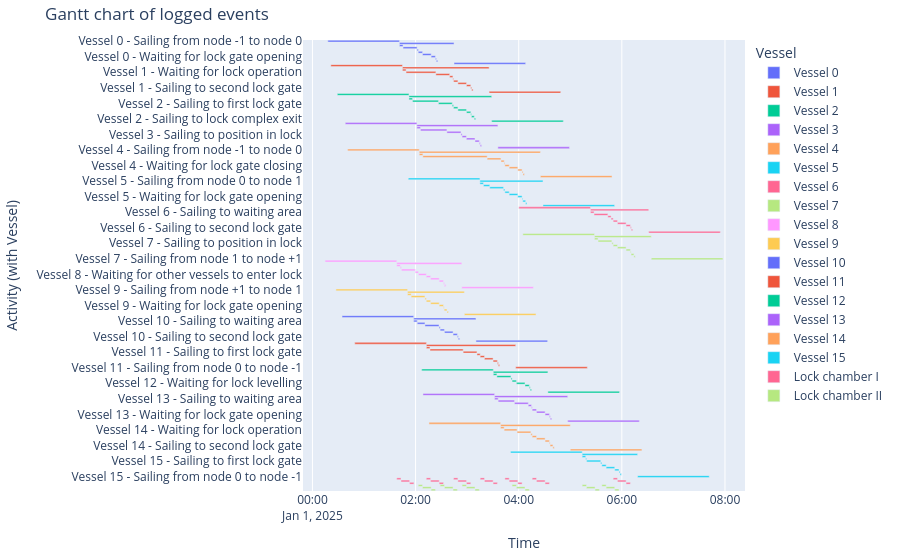

Source (notebook cell):
### Markdown cell above
##### Gantt chart of event table
We can create a gantt chart of all the objects:

### Code cell
df_eventtable = logbook2eventtable([*vessels, lock_chamber_I, lock_chamber_II])
fig = generate_vessel_gantt_chart(df_eventtable)

### Figure 1 — Plotly figure (JSON) as saved in the notebook; plotly's stock layout.template omitted (floating-point values rounded to 4 significant figures)
{"data": [{"base": ["2025-01-01T00:17:55.000000", "2025-01-01T01:41:15.000000", "2025-01-01T01:41:15.000000", "2025-01-01T01:45:25.000000", "2025-01-01T02:01:46.000000", "2025-01-01T02:03:07.000000", "2025-01-01T02:08:07.000000", "2025-01-01T02:18:07.000000", "2025-01-01T02:23:07.000000", "2025-01-01T02:24:12.000000", "2025-01-01T02:44:44.000000"], "hovertemplate": "object name=Vessel 0<br>start time=%{base}<br>stop time=%{x}<br>activity label=%{y}<extra></extra>", "legendgroup": "Vessel 0", "marker": {"color": "#636efa", "pattern": {"shape": ""}}, "name": "Vessel 0", "orientation": "h", "showlegend": true, "textposition": "auto", "type": "bar", "x": [5000000, 3809000, 250000, 981000, 81000, 300000, 600000, 300000, 65000, 93000, 5000000], "xaxis": "x", "y": ["Vessel 0 - Sailing from node -1 to node 0", "Vessel 0 - Sailing from node 0 to node 1", "Vessel 0 - Sailing to waiting area", "Vessel 0 - Sailing to first lock gate", "Vessel 0 - Sailing to position in lock", "Vessel 0 - Waiting for lock gate closing", "Vessel 0 - Waiting for lock levelling", "Vessel 0 - Waiting for lock gate opening", "Vessel 0 - Sailing to second lock gate", "Vessel 0 - Sailing to lock complex exit", "Vessel 0 - Sailing from node 1 to node +1"], "yaxis": "y"}, {"base": ["2025-01-01T00:21:25.000000", "2025-01-01T01:44:45.000000", "2025-01-01T01:44:45.000000", "2025-01-01T01:48:55.000000", "2025-01-01T02:23:37.000000", "2025-01-01T02:39:40.000000", "2025-01-01T02:43:26.000000", "2025-01-01T02:44:14.000000", "2025-01-01T02:49:14.000000", "2025-01-01T02:59:14.000000", "2025-01-01T03:04:14.000000", "2025-01-01T03:05:20.000000", "2025-01-01T03:25:33.000000"], "hovertemplate": "object name=Vessel 1<br>start time=%{base}<br>stop time=%{x}<br>activity label=%{y}<extra></extra>", "legendgroup": "Vessel 1", "marker": {"color": "#EF553B", "pattern": {"shape": ""}}, "name": "Vessel 1", "orientation": "h", "showlegend": true, "textposition": "auto", "type": "bar", "x": [5000000, 6048000, 250000, 2082000, 963000, 226000, 48000, 300000, 600000, 300000, 66000, 93000, 5000000], "xaxis": "x", "y": ["Vessel 1 - Sailing from node -1 to node 0", "Vessel 1 - Sailing from node 0 to node 1", "Vessel 1 - Sailing to waiting area", "Vessel 1 - Waiting for lock operation", "Vessel 1 - Sailing to first lock gate", "Vessel 1 - Sailing to position in lock", "Vessel 1 - Waiting for other vessels to enter lock", "Vessel 1 - Waiting for lock gate closing", "Vessel 1 - Waiting for lock levelling", "Vessel 1 - Waiting for lock gate opening", "Vessel 1 - Sailing to second lock gate", "Vessel 1 - Sailing to lock complex exit", "Vessel 1 - Sailing from node 1 to node +1"], "yaxis": "y"}, {"base": ["2025-01-01T00:28:58.000000", "2025-01-01T01:52:18.000000", "2025-01-01T01:52:18.000000", "2025-01-01T01:56:28.000000", "2025-01-01T02:26:37.000000", "2025-01-01T02:42:40.000000", "2025-01-01T02:44:14.000000", "2025-01-01T02:49:14.000000", "2025-01-01T02:59:14.000000", "2025-01-01T03:04:14.000000", "2025-01-01T03:05:03.000000", "2025-01-01T03:08:20.000000", "2025-01-01T03:28:33.000000"], "hovertemplate": "object name=Vessel 2<br>start time=%{base}<br>stop time=%{x}<br>activity label=%{y}<extra></extra>", "legendgroup": "Vessel 2", "marker": {"color": "#00cc96", "pattern": {"shape": ""}}, "name": "Vessel 2", "orientation": "h", "showlegend": true, "textposition": "auto", "type": "bar", "x": [5000000, 5775000, 250000, 1809000, 963000, 94000, 300000, 600000, 300000, 49000, 197000, 93000, 5000000], "xaxis": "x", "y": ["Vessel 2 - Sailing from node -1 to node 0", "Vessel 2 - Sailing from node 0 to node 1", "Vessel 2 - Sailing to waiting area", "Vessel 2 - Waiting for lock operation", "Vessel 2 - Sailing to first lock gate", "Vessel 2 - Sailing to position in lock", "Vessel 2 - Waiting for lock gate closing", "Vessel 2 - Waiting for lock levelling", "Vessel 2 - Waiting for lock gate opening", "Vessel 2 - Waiting for other vessels to leave lock", "Vessel 2 - Sailing to second lock gate", "Vessel 2 - Sailing to lock complex exit", "Vessel 2 - Sailing from node 1 to node +1"], "yaxis": "y"}, {"base": ["2025-01-01T00:38:13.000000", "2025-01-01T02:01:33.000000", "2025-01-01T02:01:33.000000", "2025-01-01T02:05:43.000000", "2025-01-01T02:36:26.000000", "2025-01-01T02:52:48.000000", "2025-01-01T02:54:08.000000", "2025-01-01T02:59:08.000000", "2025-01-01T03:09:08.000000", "2025-01-01T03:14:08.000000", "2025-01-01T03:15:14.000000", "2025-01-01T03:35:46.000000"], "hovertemplate": "object name=Vessel 3<br>start time=%{base}<br>stop time=%{x}<br>activity label=%{y}<extra></extra>", "legendgroup": "Vessel 3", "marker": {"color": "#ab63fa", "pattern": {"shape": ""}}, "name": "Vessel 3", "orientation": "h", "showlegend": true, "textposition": "auto", "type": "bar", "x": [5000000, 5653000, 250000, 1843000, 982000, 80000, 300000, 600000, 300000, 66000, 92000, 5000000], "xaxis": "x", "y": ["Vessel 3 - Sailing from node -1 to node 0", "Vessel 3 - Sailing from node 0 to node 1", "Vessel 3 - Sailing to waiting area", "Vessel 3 - Waiting for lock operation", "Vessel 3 - Sailing to first lock gate", "Vessel 3 - Sailing to position in lock", "Vessel 3 - Waiting for lock gate closing", "Vessel 3 - Waiting for lock levelling", "Vessel 3 - Waiting for lock gate opening", "Vessel 3 - Sailing to second lock gate", "Vessel 3 - Sailing to lock complex exit", "Vessel 3 - Sailing from node 1 to node +1"], "yaxis": "y"}, {"base": ["2025-01-01T00:40:58.000000", "2025-01-01T02:04:18.000000", "2025-01-01T02:04:18.000000", "2025-01-01T02:08:28.000000", "2025-01-01T03:23:18.000000", "2025-01-01T03:39:22.000000", "2025-01-01T03:43:08.000000", "2025-01-01T03:43:56.000000", "2025-01-01T03:48:56.000000", "2025-01-01T03:58:56.000000", "2025-01-01T04:03:56.000000", "2025-01-01T04:05:02.000000", "2025-01-01T04:25:15.000000"], "hovertemplate": "object name=Vessel 4<br>start time=%{base}<br>stop time=%{x}<br>activity label=%{y}<extra></extra>", "legendgroup": "Vessel 4", "marker": {"color": "#FFA15A", "pattern": {"shape": ""}}, "name": "Vessel 4", "orientation": "h", "showlegend": true, "textposition": "auto", "type": "bar", "x": [5000000, 8457000, 250000, 4490000, 964000, 226000, 48000, 300000, 600000, 300000, 66000, 92000, 5000000], "xaxis": "x", "y": ["Vessel 4 - Sailing from node -1 to node 0", "Vessel 4 - Sailing from node 0 to node 1", "Vessel 4 - Sailing to waiting area", "Vessel 4 - Waiting for lock operation", "Vessel 4 - Sailing to first lock gate", "Vessel 4 - Sailing to position in lock", "Vessel 4 - Waiting for other vessels to enter lock", "Vessel 4 - Waiting for lock gate closing", "Vessel 4 - Waiting for lock levelling", "Vessel 4 - Waiting for lock gate opening", "Vessel 4 - Sailing to second lock gate", "Vessel 4 - Sailing to lock complex exit", "Vessel 4 - Sailing from node 1 to node +1"], "yaxis": "y"}, {"base": ["2025-01-01T01:51:31.000000", "2025-01-01T03:14:51.000000", "2025-01-01T03:14:51.000000", "2025-01-01T03:19:01.000000", "2025-01-01T03:26:18.000000", "2025-01-01T03:42:22.000000", "2025-01-01T03:43:56.000000", "2025-01-01T03:48:56.000000", "2025-01-01T03:58:56.000000", "2025-01-01T04:03:56.000000", "2025-01-01T04:04:45.000000", "2025-01-01T04:08:02.000000", "2025-01-01T04:28:15.000000"], "hovertemplate": "object name=Vessel 5<br>start time=%{base}<br>stop time=%{x}<br>activity label=%{y}<extra></extra>", "legendgroup": "Vessel 5", "marker": {"color": "#19d3f3", "pattern": {"shape": ""}}, "name": "Vessel 5", "orientation": "h", "showlegend": true, "textposition": "auto", "type": "bar", "x": [5000000, 4404000, 250000, 437000, 964000, 94000, 300000, 600000, 300000, 49000, 197000, 92000, 5000000], "xaxis": "x", "y": ["Vessel 5 - Sailing from node -1 to node 0", "Vessel 5 - Sailing from node 0 to node 1", "Vessel 5 - Sailing to waiting area", "Vessel 5 - Waiting for lock operation", "Vessel 5 - Sailing to first lock gate", "Vessel 5 - Sailing to position in lock", "Vessel 5 - Waiting for lock gate closing", "Vessel 5 - Waiting for lock levelling", "Vessel 5 - Waiting for lock gate opening", "Vessel 5 - Waiting for other vessels to leave lock", "Vessel 5 - Sailing to second lock gate", "Vessel 5 - Sailing to lock complex exit", "Vessel 5 - Sailing from node 1 to node +1"], "yaxis": "y"}, {"base": ["2025-01-01T04:00:10.000000", "2025-01-01T05:23:30.000000", "2025-01-01T05:23:30.000000", "2025-01-01T05:27:40.000000", "2025-01-01T05:43:43.000000", "2025-01-01T05:47:29.000000", "2025-01-01T05:49:56.000000", "2025-01-01T05:54:56.000000", "2025-01-01T06:04:56.000000", "2025-01-01T06:09:56.000000", "2025-01-01T06:11:02.000000", "2025-01-01T06:31:15.000000"], "hovertemplate": "object name=Vessel 6<br>start time=%{base}<br>stop time=%{x}<br>activity label=%{y}<extra></extra>", "legendgroup": "Vessel 6", "marker": {"color": "#FF6692", "pattern": {"shape": ""}}, "name": "Vessel 6", "orientation": "h", "showlegend": true, "textposition": "auto", "type": "bar", "x": [5000000, 4065000, 250000, 963000, 226000, 147000, 300000, 600000, 300000, 66000, 93000, 5000000], "xaxis": "x", "y": ["Vessel 6 - Sailing from node -1 to node 0", "Vessel 6 - Sailing from node 0 to node 1", "Vessel 6 - Sailing to waiting area", "Vessel 6 - Sailing to first lock gate", "Vessel 6 - Sailing to position in lock", "Vessel 6 - Waiting for other vessels to enter lock", "Vessel 6 - Waiting for lock gate closing", "Vessel 6 - Waiting for lock levelling", "Vessel 6 - Waiting for lock gate opening", "Vessel 6 - Sailing to second lock gate", "Vessel 6 - Sailing to lock complex exit", "Vessel 6 - Sailing from node 1 to node +1"], "yaxis": "y"}, {"base": ["2025-01-01T04:04:49.000000", "2025-01-01T05:28:09.000000", "2025-01-01T05:28:09.000000", "2025-01-01T05:32:19.000000", "2025-01-01T05:48:22.000000", "2025-01-01T05:49:56.000000", "2025-01-01T05:54:56.000000", "2025-01-01T06:04:56.000000", "2025-01-01T06:09:56.000000", "2025-01-01T06:10:45.000000", "2025-01-01T06:14:02.000000", "2025-01-01T06:34:15.000000"], "hovertemplate": "object name=Vessel 7<br>start time=%{base}<br>stop time=%{x}<br>activity label=%{y}<extra></extra>", "legendgroup": "Vessel 7", "marker": {"color": "#B6E880", "pattern": {"shape": ""}}, "name": "Vessel 7", "orientation": "h", "showlegend": true, "textposition": "auto", "type": "bar", "x": [5000000, 3966000, 250000, 963000, 94000, 300000, 600000, 300000, 49000, 197000, 93000, 5000000], "xaxis": "x", "y": ["Vessel 7 - Sailing from node -1 to node 0", "Vessel 7 - Sailing from node 0 to node 1", "Vessel 7 - Sailing to waiting area", "Vessel 7 - Sailing to first lock gate", "Vessel 7 - Sailing to position in lock", "Vessel 7 - Waiting for lock gate closing", "Vessel 7 - Waiting for lock levelling", "Vessel 7 - Waiting for lock gate opening", "Vessel 7 - Waiting for other vessels to leave lock", "Vessel 7 - Sailing to second lock gate", "Vessel 7 - Sailing to lock complex exit", "Vessel 7 - Sailing from node 1 to node +1"], "yaxis": "y"}, {"base": ["2025-01-01T00:14:44.000000", "2025-01-01T01:38:04.000000", "2025-01-01T01:38:04.000000", "2025-01-01T01:42:14.000000", "2025-01-01T01:43:34.000000", "2025-01-01T01:59:37.000000", "2025-01-01T02:03:23.000000", "2025-01-01T02:12:29.000000", "2025-01-01T02:17:29.000000", "2025-01-01T02:27:29.000000", "2025-01-01T02:32:29.000000", "2025-01-01T02:33:35.000000", "2025-01-01T02:53:48.000000"], "hovertemplate": "object name=Vessel 8<br>start time=%{base}<br>stop time=%{x}<br>activity label=%{y}<extra></extra>", "legendgroup": "Vessel 8", "marker": {"color": "#FF97FF", "pattern": {"shape": ""}}, "name": "Vessel 8", "orientation": "h", "showlegend": true, "textposition": "auto", "type": "bar", "x": [5000000, 4544000, 250000, 80000, 963000, 226000, 546000, 300000, 600000, 300000, 66000, 92000, 5000000], "xaxis": "x", "y": ["Vessel 8 - Sailing from node +1 to node 1", "Vessel 8 - Sailing from node 1 to node 0", "Vessel 8 - Sailing to waiting area", "Vessel 8 - Waiting for lock operation", "Vessel 8 - Sailing to first lock gate", "Vessel 8 - Sailing to position in lock", "Vessel 8 - Waiting for other vessels to enter lock", "Vessel 8 - Waiting for lock gate closing", "Vessel 8 - Waiting for lock levelling", "Vessel 8 - Waiting for lock gate opening", "Vessel 8 - Sailing to second lock gate", "Vessel 8 - Sailing to lock complex exit", "Vessel 8 - Sailing from node 0 to node -1"], "yaxis": "y"}, {"base": ["2025-01-01T00:27:21.000000", "2025-01-01T01:50:41.000000", "2025-01-01T01:50:41.000000", "2025-01-01T01:54:51.000000", "2025-01-01T02:10:54.000000", "2025-01-01T02:12:29.000000", "2025-01-01T02:17:29.000000", "2025-01-01T02:27:29.000000", "2025-01-01T02:32:29.000000", "2025-01-01T02:33:18.000000", "2025-01-01T02:36:35.000000", "2025-01-01T02:56:48.000000"], "hovertemplate": "object name=Vessel 9<br>start time=%{base}<br>stop time=%{x}<br>activity label=%{y}<extra></extra>", "legendgroup": "Vessel 9", "marker": {"color": "#FECB52", "pattern": {"shape": ""}}, "name": "Vessel 9", "orientation": "h", "showlegend": true, "textposition": "auto", "type": "bar", "x": [5000000, 3967000, 250000, 963000, 95000, 300000, 600000, 300000, 49000, 197000, 92000, 5000000], "xaxis": "x", "y": ["Vessel 9 - Sailing from node +1 to node 1", "Vessel 9 - Sailing from node 1 to node 0", "Vessel 9 - Sailing to waiting area", "Vessel 9 - Sailing to first lock gate", "Vessel 9 - Sailing to position in lock", "Vessel 9 - Waiting for lock gate closing", "Vessel 9 - Waiting for lock levelling", "Vessel 9 - Waiting for lock gate opening", "Vessel 9 - Waiting for other vessels to leave lock", "Vessel 9 - Sailing to second lock gate", "Vessel 9 - Sailing to lock complex exit", "Vessel 9 - Sailing from node 0 to node -1"], "yaxis": "y"}, {"base": ["2025-01-01T00:34:27.000000", "2025-01-01T01:57:47.000000", "2025-01-01T01:57:47.000000", "2025-01-01T02:01:57.000000", "2025-01-01T02:10:55.000000", "2025-01-01T02:27:17.000000", "2025-01-01T02:28:37.000000", "2025-01-01T02:33:37.000000", "2025-01-01T02:43:37.000000", "2025-01-01T02:48:37.000000", "2025-01-01T02:49:43.000000", "2025-01-01T03:10:15.000000"], "hovertemplate": "object name=Vessel 10<br>start time=%{base}<br>stop time=%{x}<br>activity label=%{y}<extra></extra>", "legendgroup": "Vessel 10", "marker": {"color": "#636efa", "pattern": {"shape": ""}}, "name": "Vessel 10", "orientation": "h", "showlegend": true, "textposition": "auto", "type": "bar", "x": [5000000, 4348000, 250000, 538000, 982000, 80000, 300000, 600000, 300000, 66000, 93000, 5000000], "xaxis": "x", "y": ["Vessel 10 - Sailing from node +1 to node 1", "Vessel 10 - Sailing from node 1 to node 0", "Vessel 10 - Sailing to waiting area", "Vessel 10 - Waiting for lock operation", "Vessel 10 - Sailing to first lock gate", "Vessel 10 - Sailing to position in lock", "Vessel 10 - Waiting for lock gate closing", "Vessel 10 - Waiting for lock levelling", "Vessel 10 - Waiting for lock gate opening", "Vessel 10 - Sailing to second lock gate", "Vessel 10 - Sailing to lock complex exit", "Vessel 10 - Sailing from node 0 to node -1"], "yaxis": "y"}, {"base": ["2025-01-01T00:49:15.000000", "2025-01-01T02:12:35.000000", "2025-01-01T02:12:35.000000", "2025-01-01T02:16:45.000000", "2025-01-01T02:55:22.000000", "2025-01-01T03:11:25.000000", "2025-01-01T03:15:11.000000", "2025-01-01T03:20:11.000000", "2025-01-01T03:30:11.000000", "2025-01-01T03:35:11.000000", "2025-01-01T03:36:17.000000", "2025-01-01T03:56:30.000000"], "hovertemplate": "object name=Vessel 11<br>start time=%{base}<br>stop time=%{x}<br>activity label=%{y}<extra></extra>", "legendgroup": "Vessel 11", "marker": {"color": "#EF553B", "pattern": {"shape": ""}}, "name": "Vessel 11", "orientation": "h", "showlegend": true, "textposition": "auto", "type": "bar", "x": [5000000, 6235000, 250000, 2317000, 963000, 226000, 300000, 600000, 300000, 66000, 92000, 5000000], "xaxis": "x", "y": ["Vessel 11 - Sailing from node +1 to node 1", "Vessel 11 - Sailing from node 1 to node 0", "Vessel 11 - Sailing to waiting area", "Vessel 11 - Waiting for lock operation", "Vessel 11 - Sailing to first lock gate", "Vessel 11 - Sailing to position in lock", "Vessel 11 - Waiting for lock gate closing", "Vessel 11 - Waiting for lock levelling", "Vessel 11 - Waiting for lock gate opening", "Vessel 11 - Sailing to second lock gate", "Vessel 11 - Sailing to lock complex exit", "Vessel 11 - Sailing from node 0 to node -1"], "yaxis": "y"}, {"base": ["2025-01-01T02:07:07.000000", "2025-01-01T03:30:27.000000", "2025-01-01T03:30:27.000000", "2025-01-01T03:34:37.000000", "2025-01-01T03:50:59.000000", "2025-01-01T03:52:19.000000", "2025-01-01T03:57:19.000000", "2025-01-01T04:07:19.000000", "2025-01-01T04:12:19.000000", "2025-01-01T04:13:25.000000", "2025-01-01T04:33:57.000000"], "hovertemplate": "object name=Vessel 12<br>start time=%{base}<br>stop time=%{x}<br>activity label=%{y}<extra></extra>", "legendgroup": "Vessel 12", "marker": {"color": "#00cc96", "pattern": {"shape": ""}}, "name": "Vessel 12", "orientation": "h", "showlegend": true, "textposition": "auto", "type": "bar", "x": [5000000, 3810000, 250000, 982000, 80000, 300000, 600000, 300000, 66000, 93000, 5000000], "xaxis": "x", "y": ["Vessel 12 - Sailing from node +1 to node 1", "Vessel 12 - Sailing from node 1 to node 0", "Vessel 12 - Sailing to waiting area", "Vessel 12 - Sailing to first lock gate", "Vessel 12 - Sailing to position in lock", "Vessel 12 - Waiting for lock gate closing", "Vessel 12 - Waiting for lock levelling", "Vessel 12 - Waiting for lock gate opening", "Vessel 12 - Sailing to second lock gate", "Vessel 12 - Sailing to lock complex exit", "Vessel 12 - Sailing from node 0 to node -1"], "yaxis": "y"}, {"base": ["2025-01-01T02:08:36.000000", "2025-01-01T03:31:56.000000", "2025-01-01T03:31:56.000000", "2025-01-01T03:36:06.000000", "2025-01-01T03:55:04.000000", "2025-01-01T04:11:07.000000", "2025-01-01T04:14:53.000000", "2025-01-01T04:15:42.000000", "2025-01-01T04:20:42.000000", "2025-01-01T04:30:42.000000", "2025-01-01T04:35:42.000000", "2025-01-01T04:36:47.000000", "2025-01-01T04:57:00.000000"], "hovertemplate": "object name=Vessel 13<br>start time=%{base}<br>stop time=%{x}<br>activity label=%{y}<extra></extra>", "legendgroup": "Vessel 13", "marker": {"color": "#ab63fa", "pattern": {"shape": ""}}, "name": "Vessel 13", "orientation": "h", "showlegend": true, "textposition": "auto", "type": "bar", "x": [5000000, 5104000, 250000, 1138000, 963000, 226000, 49000, 300000, 600000, 300000, 65000, 93000, 5000000], "xaxis": "x", "y": ["Vessel 13 - Sailing from node +1 to node 1", "Vessel 13 - Sailing from node 1 to node 0", "Vessel 13 - Sailing to waiting area", "Vessel 13 - Waiting for lock operation", "Vessel 13 - Sailing to first lock gate", "Vessel 13 - Sailing to position in lock", "Vessel 13 - Waiting for other vessels to enter lock", "Vessel 13 - Waiting for lock gate closing", "Vessel 13 - Waiting for lock levelling", "Vessel 13 - Waiting for lock gate opening", "Vessel 13 - Sailing to second lock gate", "Vessel 13 - Sailing to lock complex exit", "Vessel 13 - Sailing from node 0 to node -1"], "yaxis": "y"}, {"base": ["2025-01-01T02:15:36.000000", "2025-01-01T03:38:56.000000", "2025-01-01T03:38:56.000000", "2025-01-01T03:43:06.000000", "2025-01-01T03:58:04.000000", "2025-01-01T04:14:07.000000", "2025-01-01T04:15:42.000000", "2025-01-01T04:20:42.000000", "2025-01-01T04:30:42.000000", "2025-01-01T04:35:42.000000", "2025-01-01T04:36:31.000000", "2025-01-01T04:39:47.000000", "2025-01-01T05:00:00.000000"], "hovertemplate": "object name=Vessel 14<br>start time=%{base}<br>stop time=%{x}<br>activity label=%{y}<extra></extra>", "legendgroup": "Vessel 14", "marker": {"color": "#FFA15A", "pattern": {"shape": ""}}, "name": "Vessel 14", "orientation": "h", "showlegend": true, "textposition": "auto", "type": "bar", "x": [5000000, 4864000, 250000, 898000, 963000, 95000, 300000, 600000, 300000, 49000, 196000, 93000, 5000000], "xaxis": "x", "y": ["Vessel 14 - Sailing from node +1 to node 1", "Vessel 14 - Sailing from node 1 to node 0", "Vessel 14 - Sailing to waiting area", "Vessel 14 - Waiting for lock operation", "Vessel 14 - Sailing to first lock gate", "Vessel 14 - Sailing to position in lock", "Vessel 14 - Waiting for lock gate closing", "Vessel 14 - Waiting for lock levelling", "Vessel 14 - Waiting for lock gate opening", "Vessel 14 - Waiting for other vessels to leave lock", "Vessel 14 - Sailing to second lock gate", "Vessel 14 - Sailing to lock complex exit", "Vessel 14 - Sailing from node 0 to node -1"], "yaxis": "y"}, {"base": ["2025-01-01T03:50:31.000000", "2025-01-01T05:13:51.000000", "2025-01-01T05:13:51.000000", "2025-01-01T05:18:01.000000", "2025-01-01T05:19:02.000000", "2025-01-01T05:35:24.000000", "2025-01-01T05:36:44.000000", "2025-01-01T05:41:44.000000", "2025-01-01T05:51:44.000000", "2025-01-01T05:56:44.000000", "2025-01-01T05:57:49.000000", "2025-01-01T06:18:21.000000"], "hovertemplate": "object name=Vessel 15<br>start time=%{base}<br>stop time=%{x}<br>activity label=%{y}<extra></extra>", "legendgroup": "Vessel 15", "marker": {"color": "#19d3f3", "pattern": {"shape": ""}}, "name": "Vessel 15", "orientation": "h", "showlegend": true, "textposition": "auto", "type": "bar", "x": [5000000, 3870000, 250000, 61000, 982000, 80000, 300000, 600000, 300000, 65000, 93000, 5000000], "xaxis": "x", "y": ["Vessel 15 - Sailing from node +1 to node 1", "Vessel 15 - Sailing from node 1 to node 0", "Vessel 15 - Sailing to waiting area", "Vessel 15 - Waiting for lock operation", "Vessel 15 - Sailing to first lock gate", "Vessel 15 - Sailing to position in lock", "Vessel 15 - Waiting for lock gate closing", "Vessel 15 - Waiting for lock levelling", "Vessel 15 - Waiting for lock gate opening", "Vessel 15 - Sailing to second lock gate", "Vessel 15 - Sailing to lock complex exit", "Vessel 15 - Sailing from node 0 to node -1"], "yaxis": "y"}, {"base": ["2025-01-01T01:38:04.000000", "2025-01-01T01:43:04.000000", "2025-01-01T01:53:04.000000", "2025-01-01T02:12:29.000000", "2025-01-01T02:17:29.000000", "2025-01-01T02:27:29.000000", "2025-01-01T02:44:14.000000", "2025-01-01T02:49:14.000000", "2025-01-01T02:59:14.000000", "2025-01-01T03:15:11.000000", "2025-01-01T03:20:11.000000", "2025-01-01T03:30:11.000000", "2025-01-01T03:43:56.000000", "2025-01-01T03:48:56.000000", "2025-01-01T03:58:56.000000", "2025-01-01T04:15:42.000000", "2025-01-01T04:20:42.000000", "2025-01-01T04:30:42.000000", "2025-01-01T05:49:56.000000", "2025-01-01T05:54:56.000000", "2025-01-01T06:04:56.000000"], "hovertemplate": "object name=Lock chamber I<br>start time=%{base}<br>stop time=%{x}<br>activity label=%{y}<extra></extra>", "legendgroup": "Lock chamber I", "marker": {"color": "#FF6692", "pattern": {"shape": ""}}, "name": "Lock chamber I", "orientation": "h", "showlegend": true, "textposition": "auto", "type": "bar", "x": [300000, 600000, 300000, 300000, 600000, 300000, 300000, 600000, 300000, 300000, 600000, 300000, 300000, 600000, 300000, 300000, 600000, 300000, 300000, 600000, 300000], "xaxis": "x", "y": ["Lock chamber I - Lock gate closing", "Lock chamber I - Lock levelling", "Lock chamber I - Lock gate opening", "Lock chamber I - Lock gate closing", "Lock chamber I - Lock levelling", "Lock chamber I - Lock gate opening", "Lock chamber I - Lock gate closing", "Lock chamber I - Lock levelling", "Lock chamber I - Lock gate opening", "Lock chamber I - Lock gate closing", "Lock chamber I - Lock levelling", "Lock chamber I - Lock gate opening", "Lock chamber I - Lock gate closing", "Lock chamber I - Lock levelling", "Lock chamber I - Lock gate opening", "Lock chamber I - Lock gate closing", "Lock chamber I - Lock levelling", "Lock chamber I - Lock gate opening", "Lock chamber I - Lock gate closing", "Lock chamber I - Lock levelling", "Lock chamber I - Lock gate opening"], "yaxis": "y"}, {"base": ["2025-01-01T02:03:07.000000", "2025-01-01T02:08:07.000000", "2025-01-01T02:18:07.000000", "2025-01-01T02:28:37.000000", "2025-01-01T02:33:37.000000", "2025-01-01T02:43:37.000000", "2025-01-01T02:54:08.000000", "2025-01-01T02:59:08.000000", "2025-01-01T03:09:08.000000", "2025-01-01T03:52:19.000000", "2025-01-01T03:57:19.000000", "2025-01-01T04:07:19.000000", "2025-01-01T05:13:51.000000", "2025-01-01T05:18:51.000000", "2025-01-01T05:28:51.000000", "2025-01-01T05:36:44.000000", "2025-01-01T05:41:44.000000", "2025-01-01T05:51:44.000000"], "hovertemplate": "object name=Lock chamber II<br>start time=%{base}<br>stop time=%{x}<br>activity label=%{y}<extra></extra>", "legendgroup": "Lock chamber II", "marker": {"color": "#B6E880", "pattern": {"shape": ""}}, "name": "Lock chamber II", "orientation": "h", "showlegend": true, "textposition": "auto", "type": "bar", "x": [300000, 600000, 300000, 300000, 600000, 300000, 300000, 600000, 300000, 300000, 600000, 300000, 300000, 600000, 300000, 300000, 600000, 300000], "xaxis": "x", "y": ["Lock chamber II - Lock gate closing", "Lock chamber II - Lock levelling", "Lock chamber II - Lock gate opening", "Lock chamber II - Lock gate closing", "Lock chamber II - Lock levelling", "Lock chamber II - Lock gate opening", "Lock chamber II - Lock gate closing", "Lock chamber II - Lock levelling", "Lock chamber II - Lock gate opening", "Lock chamber II - Lock gate closing", "Lock chamber II - Lock levelling", "Lock chamber II - Lock gate opening", "Lock chamber II - Lock gate closing", "Lock chamber II - Lock levelling", "Lock chamber II - Lock gate opening", "Lock chamber II - Lock gate closing", "Lock chamber II - Lock levelling", "Lock chamber II - Lock gate opening"], "yaxis": "y"}], "layout": {"barmode": "overlay", "legend": {"title": {"text": "Vessel"}, "tracegroupgap": 0}, "margin": {"b": 20, "l": 20, "r": 20, "t": 40}, "title": {"text": "Gantt chart of logged events"}, "xaxis": {"anchor": "y", "domain": [0, 1], "title": {"text": "Time"}, "type": "date"}, "yaxis": {"anchor": "x", "autorange": "reversed", "domain": [0, 1], "title": {"text": "Activity (with Vessel)"}}}}
